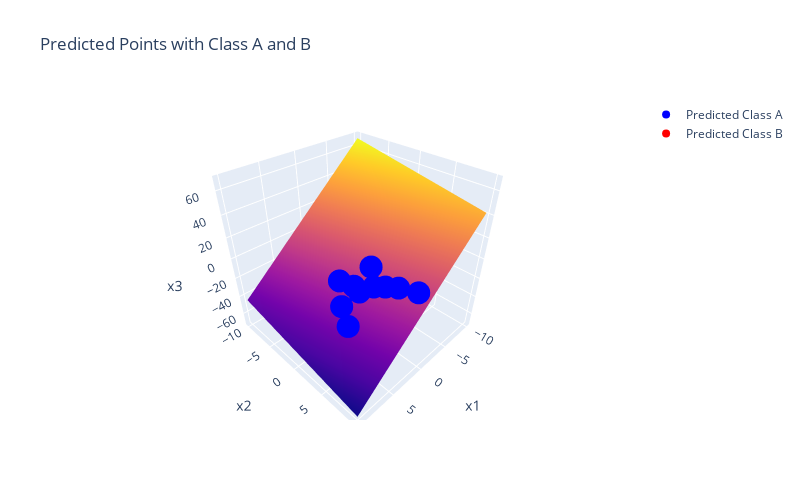

The notebook cell this image was saved under:
### Code cell
fig=go.Figure()


fig.add_trace(go.Scatter3d(
    x=predicted_ones[:,0],
    y=predicted_ones[:,1],
    z=predicted_ones[:,2],
    name='Predicted Class A',
    mode='markers',
    marker=dict(
        color = 'blue'
    )
))

fig.add_trace(go.Scatter3d(
    x=predicted_minus_ones[:,0],
    y=predicted_minus_ones[:,1],
    z=predicted_minus_ones[:,2],
    name='Predicted Class B',
    mode='markers',
    marker=dict(
        color = 'red'
    )
))

fig.add_trace(go.Surface(
    x= x,
    y= y,
    z= z,
    name='Decision Plane',
    showscale=False

))

fig.update_layout(height=500, width=800,
                  
                  title='Predicted Points with Class A and B',
                  scene = dict(xaxis=dict(title='x1'),
                               yaxis=dict(title='x2'),
                               zaxis=dict(title='x3')
                               )
)

fig.show()

### Figure 1 — Plotly figure (JSON) as saved in the notebook; plotly's stock layout.template omitted (floating-point values rounded to 4 significant figures; data arrays with more than 128 entries replaced by an {"elided": "..."} marker saying what was removed)
{"data": [{"marker": {"color": "blue"}, "mode": "markers", "name": "Predicted Class A", "type": "scatter3d", "x": [4.699, 9.385, 3.085, 0.8673, 7.162, 5.26, 0.3562, 2.788, 4.195, 2.048], "y": [4.103, 8.137, 5.447, 9.608, 4.848, 2.506, 2.481, 6.769, 4.421, 7.916], "z": [6.235, 8.353, 4.43, 6.906, 0.811, 7.06, 2.079, 8.436, 0.109, 9.105]}, {"marker": {"color": "red"}, "mode": "markers", "name": "Predicted Class B", "type": "scatter3d", "x": [-4.8, -9.24, -9.485, -1.67, -4.39, -2.318, -7.511, -7.635, -9.705, -6.426], "y": [-2.03, -3.427, -5.045, -4.209, -0.6949, -4.871, -6.086, -8.235, -5.053, -2.63], "z": [-8.825, -7.37, -1.232, -0.6663, -9.122, -3.022, -5.948, -0.2182, -6.622, -0.2988]}, {"name": "Decision Plane", "showscale": false, "type": "surface", "x": [-10, -9.798, -9.596, -9.394, -9.192, -8.99, -8.788, -8.586, -8.384, -8.182, -7.98, -7.778, -7.576, -7.374, -7.172, -6.97, -6.768, -6.566, -6.364, -6.162, -5.96, -5.758, -5.556, -5.354, -5.152, -4.949, -4.747, -4.545, -4.343, -4.141, -3.939, -3.737, -3.535, -3.333, -3.131, -2.929, -2.727, -2.525, -2.323, -2.121, -1.919, -1.717, -1.515, -1.313, -1.111, -0.9091, -0.7071, -0.5051, -0.303, -0.101, 0.101, 0.303, 0.5051, 0.7071, 0.9091, 1.111, 1.313, 1.515, 1.717, 1.919, 2.121, 2.323, 2.525, 2.727, 2.929, 3.131, 3.333, 3.535, 3.737, 3.939, 4.141, 4.343, 4.545, 4.747, 4.949, 5.152, 5.354, 5.556, 5.758, 5.96, 6.162, 6.364, 6.566, 6.768, 6.97, 7.172, 7.374, 7.576, 7.778, 7.98, 8.182, 8.384, 8.586, 8.788, 8.99, 9.192, 9.394, 9.596, 9.798, 10], "y": [-10, -9.798, -9.596, -9.394, -9.192, -8.99, -8.788, -8.586, -8.384, -8.182, -7.98, -7.778, -7.576, -7.374, -7.172, -6.97, -6.768, -6.566, -6.364, -6.162, -5.96, -5.758, -5.556, -5.354, -5.152, -4.949, -4.747, -4.545, -4.343, -4.141, -3.939, -3.737, -3.535, -3.333, -3.131, -2.929, -2.727, -2.525, -2.323, -2.121, -1.919, -1.717, -1.515, -1.313, -1.111, -0.9091, -0.7071, -0.5051, -0.303, -0.101, 0.101, 0.303, 0.5051, 0.7071, 0.9091, 1.111, 1.313, 1.515, 1.717, 1.919, 2.121, 2.323, 2.525, 2.727, 2.929, 3.131, 3.333, 3.535, 3.737, 3.939, 4.141, 4.343, 4.545, 4.747, 4.949, 5.152, 5.354, 5.556, 5.758, 5.96, 6.162, 6.364, 6.566, 6.768, 6.97, 7.172, 7.374, 7.576, 7.778, 7.98, 8.182, 8.384, 8.586, 8.788, 8.99, 9.192, 9.394, 9.596, 9.798, 10], "z": {"elided": "100x100 float values"}}], "layout": {"height": 500, "scene": {"xaxis": {"title": {"text": "x1"}}, "yaxis": {"title": {"text": "x2"}}, "zaxis": {"title": {"text": "x3"}}}, "title": {"text": "Predicted Points with Class A and B"}, "width": 800}}
